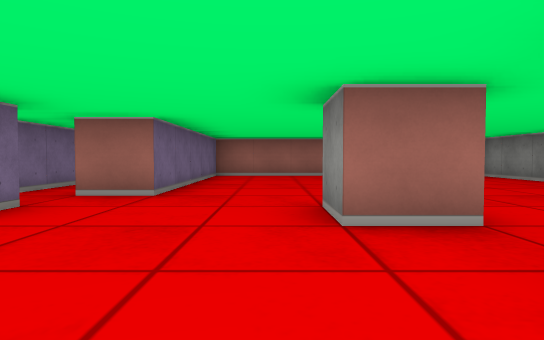
View 1 (above)

17 first-person views from a walk through a cub3D ray-caster map. The camera is about half as high as the walls, tilts 2° down and sees 75° across. The floor is counted in squares. Each view is taken from the middle of a square. On the plan, view 1 faces up. The plan holds only what a view shows up to about 9 squares ahead; the rest is blank.

View 2
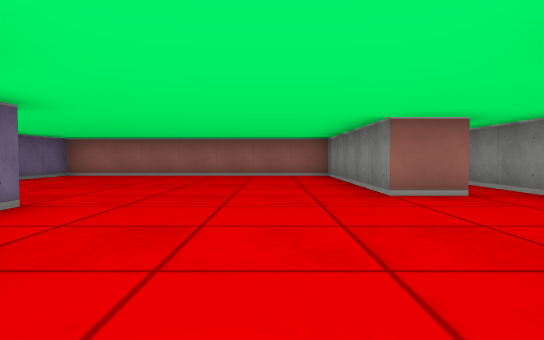

View 3
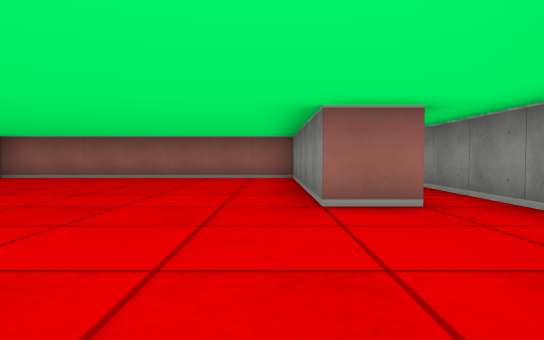

View 4
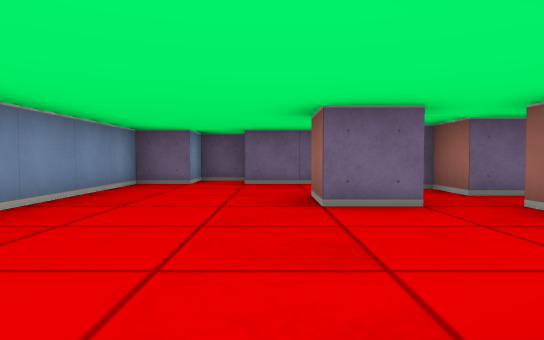

View 5
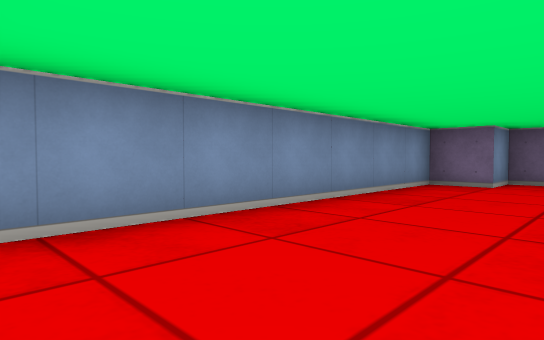

View 6
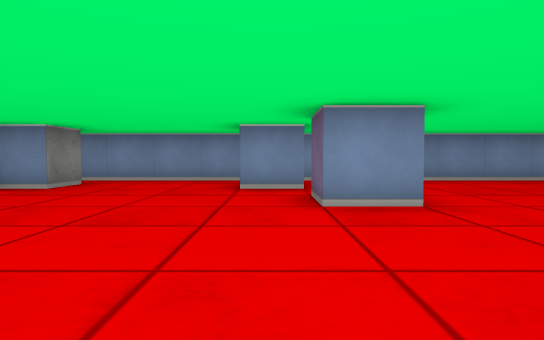

View 7
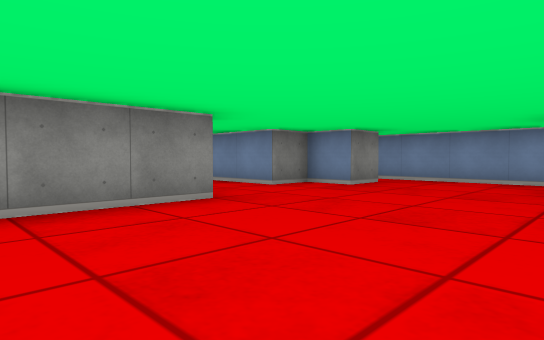

View 8
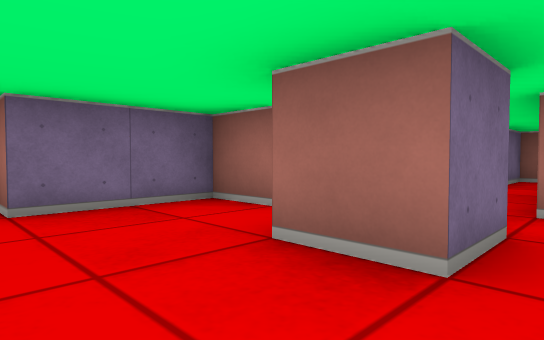

View 9
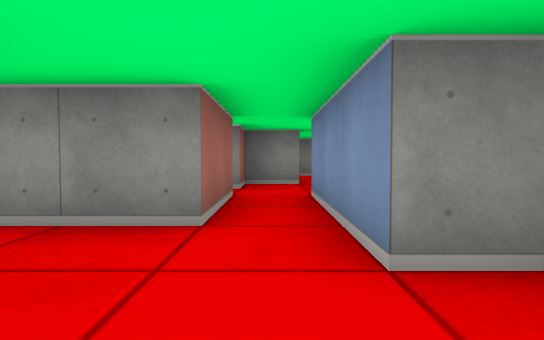

View 10
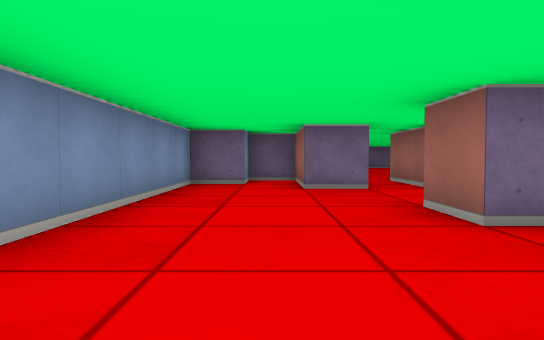

View 11
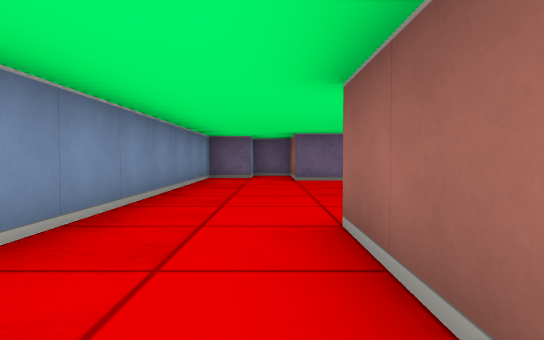

View 12
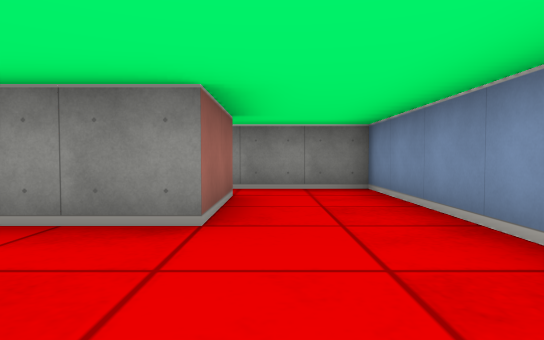

View 13
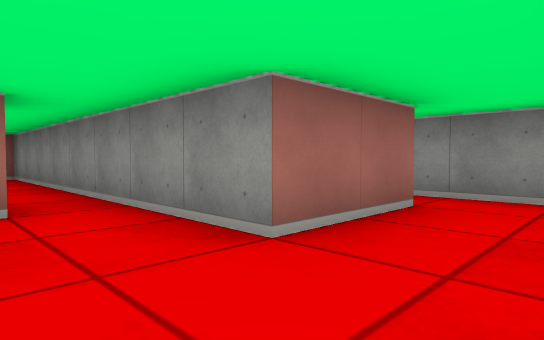

View 14
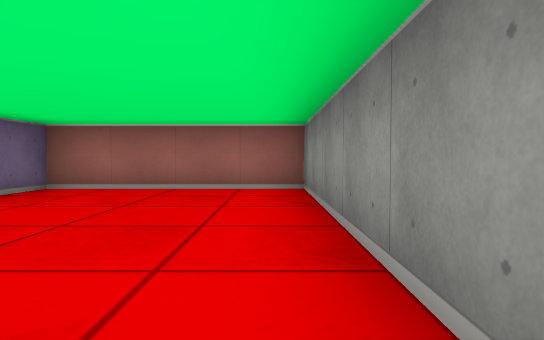

View 15
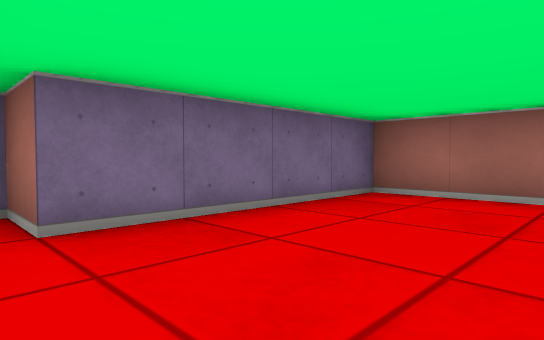

View 16
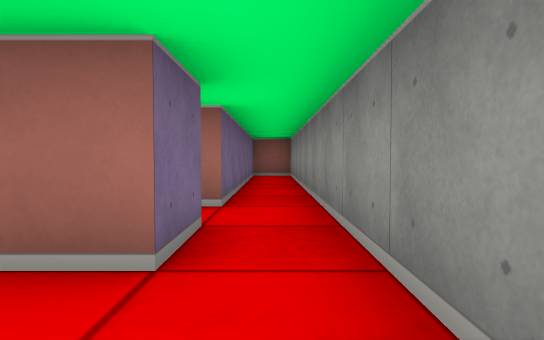

View 17
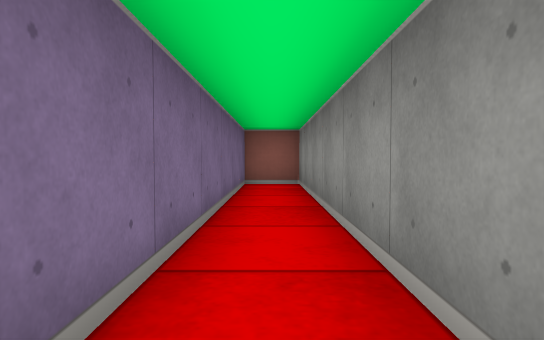

### Floor plan
Ten units are one square. View 1 is at (0, 0); x grows to the right and y downward. Boxes are objects, and circles mark ways between rooms. Rooms are numbered by the first view taken in them; rooms with no view inside come last. Other rooms are left out.
<svg viewBox="-70 -100 250 110">
<path fill="none" stroke="#000" d="M5 -35 15 -35 15 -25 5 -25 5 -35M14 -15 25 -15M-25 -36 -25 -25 -35 -25M-35 -64 -35 -45 -45 -45M-45 -35 -55 -35 -55 -15 -59 -15M66 -45 55 -45 55 -95 -15 -95 -15 -45 -25 -45M55 -4 55 -15 65 -15 65 -25 75 -25M75 -35 75 -69M-65 -15 -65 -5 -55 -5 -55 5 61 5M125 -30 125 -25 115 -25 115 -35 105 -35M95 -35 75 -35M75 -25 95 -25 95 -15 75 -15 75 -5 85 -5 85 5 165 5M165 -15 145 -15 145 -45M165 -25 165 -15M165 5 175 5 175 -95 165 -95 165 -35M145 -45 145 -95 105 -95 105 -55 95 -55"/>
<circle cx="85" cy="-30" r="3" fill="#2a7"/>
<circle cx="155" cy="-5" r="3" fill="#2a7"/>
<circle cx="100" cy="-40" r="3" fill="#2a7"/>
<circle cx="140" cy="-40" r="3" fill="#2a7"/>
<text x="10" y="-40">1</text>
<text x="120" y="-20">2</text>
<text x="170" y="-40">3</text>
<text x="120" y="-70">4</text>
</svg>
Room 1 opens to room 2. Room 2 opens to room 3. Room 2 opens to room 4.

Where each view was taken, in squares from view 1:
view 1: 0 up, 0 right, facing up
view 2: 0 up, 4 right, facing up
view 3: 1 up, 5 right, facing up
view 4: 2 up, 1 right, facing left
view 5: 2 up, 1 right, facing down-left
view 6: 7 up, 2 right, facing down
view 7: 7 up, 2 right, facing down-right
view 8: 1 up, 2 left, facing up-left
view 9: 3 up, 5 right, facing right
view 10: 1 up, 15 right, facing left
view 11: 1 up, 17 right, facing left
view 12: 1 up, 12 right, facing right
view 13: 0 up, 13 right, facing up-right
view 14: 4 up, 14 right, facing up
view 15: 5 up, 13 right, facing up-left
view 16: 0 up, 17 right, facing up
view 17: 3 up, 17 right, facing up
